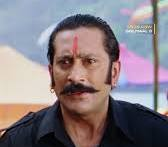
%> input picture Histogram_Equilization/Vasuli_Bhai.jpg, 168 x 147 px
$ octave Asang_HIST_EQUILIZATION_USING_FUNCTION.m   (GNU Octave 9; MATLAB toolbox functions it lacks are replaced by stand-ins)
%> lines starting %> are read from the running program, lines starting %| are printed output that depends on the picture
% Read and convert image to grayscale
img = imread('/MATLAB Drive/Vasuli_Bhai.jpg');  % Replace with your image path
%> img is the input picture: size 147x168x3 uint8; mean R, G, B 135.2, 125.4, 131.5
gray_img = rgb2gray(img);
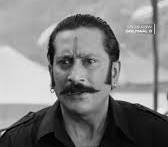
%> gray_img: size 147x168 uint8; min 0, max 247, mean 129

% Calculate histogram and CDF
[counts, bins] = imhist(gray_img);
%> counts = 256 values, max 607 at index 171, min 0 at index 244, mean 96.47; bins = 256 values from 0 to 255
pdf = counts / numel(gray_img);
%> pdf = 256 values, max 0.0246 at index 171, min 0 at index 244, mean 0.00391
cdf = cumsum(pdf);
%> cdf = 256 values from 0.000324 to 1

% Perform histogram equalization
equalized_img = histeq(gray_img);
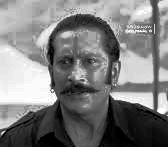
%> equalized_img: size 147x168 uint8; min 0, max 255, mean 126.6
[eq_counts, eq_bins] = imhist(equalized_img);
%> eq_counts = 256 values, max 684 at index 252, min 0 at index 2, mean 96.47; eq_bins = 256 values from 0 to 255
eq_pdf = eq_counts / numel(equalized_img);
%> eq_pdf = 256 values, max 0.0277 at index 252, min 0 at index 2, mean 0.00391
eq_cdf = cumsum(eq_pdf);
%> eq_cdf = 256 values from 0.0227 to 1

% Create subplots for visualization
figure('Position', [100 100 1200 800]);

% Original and equalized images
subplot(2, 3, 1);
imshow(gray_img);
title('Original Grayscale Image');

subplot(2, 3, 4);
imshow(equalized_img);
title('Histogram Equalized Image');

% Original histogram and CDF
subplot(2, 3, 2);
bar(bins, counts, 'FaceColor', [0.4 0.4 0.4]);
title('Original Histogram');
xlabel('Pixel Intensity (v)');
ylabel('Frequency');
grid on;

subplot(2, 3, 3);
plot(bins, cdf, 'LineWidth', 2);
title('Original CDF');
xlabel('Pixel Intensity (v)');
ylabel('CDF(v)');
grid on;
ylim([0 1]);

% Equalized histogram and CDF
subplot(2, 3, 5);
bar(eq_bins, eq_counts, 'FaceColor', [0.4 0.4 0.4]);
title('Equalized Histogram');
xlabel('Pixel Intensity (h(v))');
ylabel('Frequency');
grid on;

subplot(2, 3, 6);
plot(eq_bins, eq_cdf, 'LineWidth', 2);
title('Equalized CDF');
xlabel('Pixel Intensity (h(v))');
ylabel('CDF(h(v))');
grid on;
ylim([0 1]);

% Adjust spacing between subplots
sgtitle('Image Histogram Equalization Analysis', 'FontSize', 14);
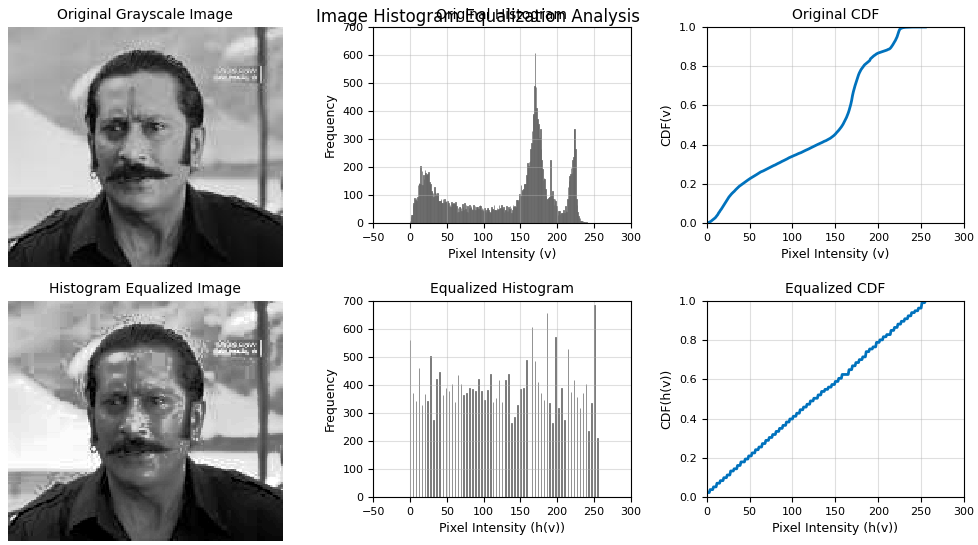
%> figure redrawn from the program's plot data, 6 panels
